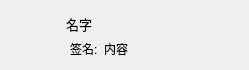
<?xml version="1.0" encoding="UTF-8"?>
<ui version="4.0">
 <class>QueryUserWidget</class>
 <widget class="QWidget" name="QueryUserWidget">
  <property name="geometry">
   <rect>
    <x>0</x>
    <y>0</y>
    <width>249</width>
    <height>70</height>
   </rect>
  </property>
  <property name="minimumSize">
   <size>
    <width>249</width>
    <height>70</height>
   </size>
  </property>
  <property name="maximumSize">
   <size>
    <width>249</width>
    <height>70</height>
   </size>
  </property>
  <property name="windowTitle">
   <string>Form</string>
  </property>
  <layout class="QHBoxLayout" name="horizontalLayout_3">
   <item>
    <widget class="QLabel" name="head_icon_label">
     <property name="minimumSize">
      <size>
       <width>40</width>
       <height>40</height>
      </size>
     </property>
     <property name="maximumSize">
      <size>
       <width>40</width>
       <height>40</height>
      </size>
     </property>
     <property name="text">
      <string/>
     </property>
    </widget>
   </item>
   <item>
    <widget class="QWidget" name="info_widget" native="true">
     <property name="maximumSize">
      <size>
       <width>251</width>
       <height>70</height>
      </size>
     </property>
     <layout class="QVBoxLayout" name="verticalLayout">
      <property name="spacing">
       <number>0</number>
      </property>
      <property name="leftMargin">
       <number>0</number>
      </property>
      <property name="topMargin">
       <number>0</number>
      </property>
      <property name="rightMargin">
       <number>0</number>
      </property>
      <property name="bottomMargin">
       <number>0</number>
      </property>
      <item>
       <widget class="QWidget" name="nameAndTime_widget" native="true">
        <property name="minimumSize">
         <size>
          <width>0</width>
          <height>25</height>
         </size>
        </property>
        <layout class="QHBoxLayout" name="horizontalLayout">
         <property name="spacing">
          <number>0</number>
         </property>
         <property name="leftMargin">
          <number>9</number>
         </property>
         <property name="topMargin">
          <number>0</number>
         </property>
         <property name="rightMargin">
          <number>0</number>
         </property>
         <property name="bottomMargin">
          <number>0</number>
         </property>
         <item>
          <widget class="QLabel" name="name_label">
           <property name="font">
            <font>
             <pointsize>10</pointsize>
             <bold>false</bold>
            </font>
           </property>
           <property name="text">
            <string>名字</string>
           </property>
          </widget>
         </item>
         <item>
          <spacer name="horizontalSpacer">
           <property name="orientation">
            <enum>Qt::Horizontal</enum>
           </property>
           <property name="sizeHint" stdset="0">
            <size>
             <width>40</width>
             <height>20</height>
            </size>
           </property>
          </spacer>
         </item>
         <item>
          <widget class="QLabel" name="sex_label">
           <property name="minimumSize">
            <size>
             <width>25</width>
             <height>25</height>
            </size>
           </property>
           <property name="maximumSize">
            <size>
             <width>25</width>
             <height>25</height>
            </size>
           </property>
           <property name="text">
            <string/>
           </property>
          </widget>
         </item>
        </layout>
       </widget>
      </item>
      <item>
       <spacer name="verticalSpacer">
        <property name="orientation">
         <enum>Qt::Vertical</enum>
        </property>
        <property name="sizeHint" stdset="0">
         <size>
          <width>20</width>
          <height>4</height>
         </size>
        </property>
       </spacer>
      </item>
      <item>
       <widget class="QWidget" name="content_widget" native="true">
        <property name="minimumSize">
         <size>
          <width>0</width>
          <height>20</height>
         </size>
        </property>
        <layout class="QHBoxLayout" name="horizontalLayout_2">
         <property name="spacing">
          <number>0</number>
         </property>
         <property name="leftMargin">
          <number>9</number>
         </property>
         <property name="topMargin">
          <number>0</number>
         </property>
         <property name="rightMargin">
          <number>0</number>
         </property>
         <property name="bottomMargin">
          <number>0</number>
         </property>
         <item>
          <widget class="QLabel" name="label">
           <property name="minimumSize">
            <size>
             <width>30</width>
             <height>0</height>
            </size>
           </property>
           <property name="maximumSize">
            <size>
             <width>30</width>
             <height>16777215</height>
            </size>
           </property>
           <property name="text">
            <string>签名: </string>
           </property>
          </widget>
         </item>
         <item>
          <widget class="QLabel" name="content_label">
           <property name="minimumSize">
            <size>
             <width>130</width>
             <height>0</height>
            </size>
           </property>
           <property name="maximumSize">
            <size>
             <width>130</width>
             <height>16777215</height>
            </size>
           </property>
           <property name="text">
            <string>内容</string>
           </property>
          </widget>
         </item>
        </layout>
       </widget>
      </item>
     </layout>
    </widget>
   </item>
  </layout>
 </widget>
 <resources/>
 <connections/>
</ui>
